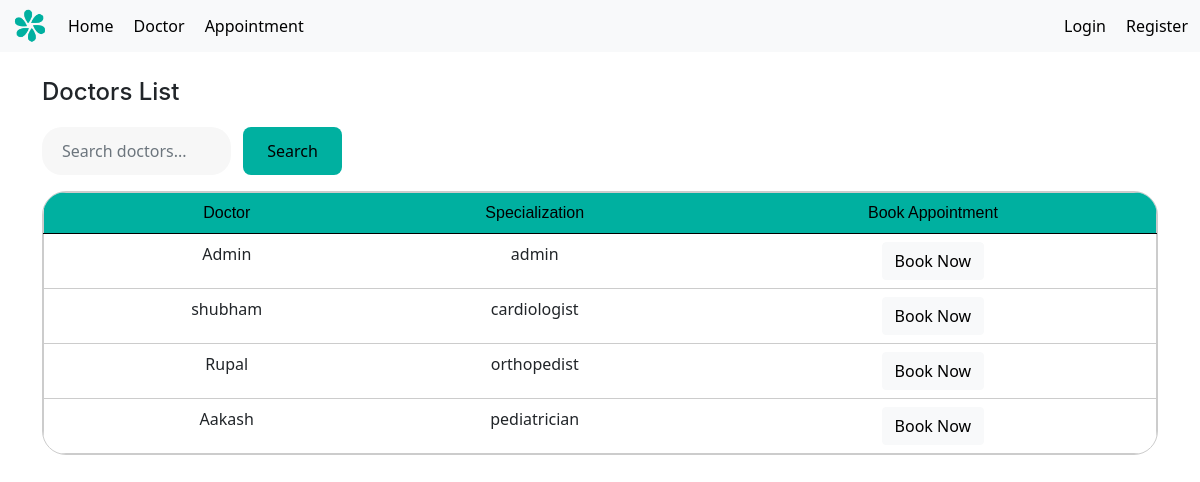
Before: /doctor_list with the older database file.
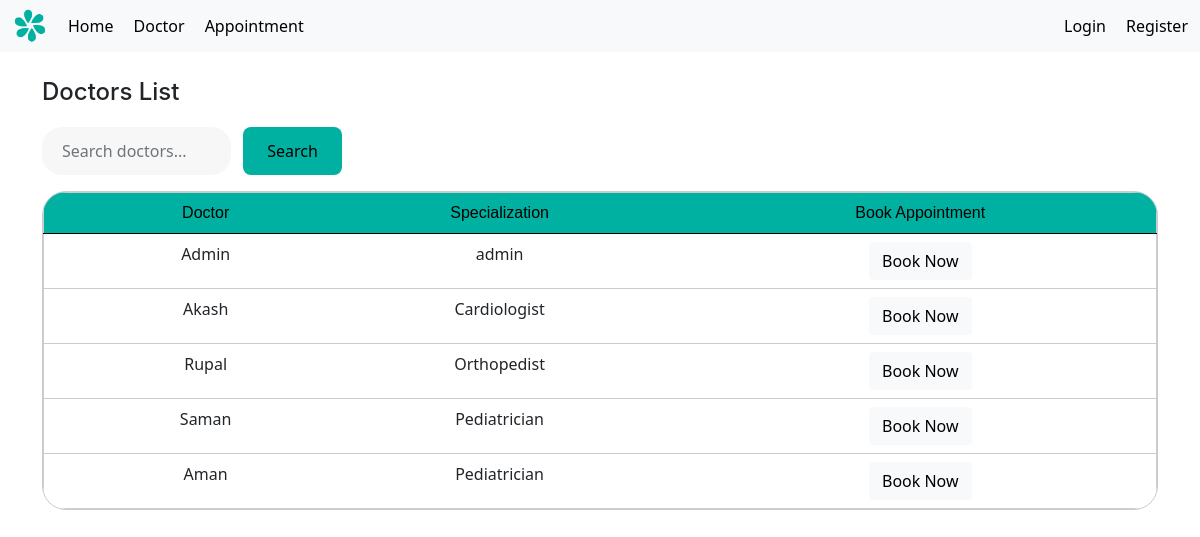
After: the same page with the newer database file.
### models.py (models this page shows, shortened)
class doctor(UserMixin, db.Model):
    id = db.Column(db.Integer, primary_key=True)
    username = db.Column(db.String(100), unique=True, nullable=False)
    password = db.Column(db.String(200), nullable=False)
    name = db.Column(db.String(100), nullable=False)
    specialization = db.Column(db.String(100), nullable=False)
    availability = db.Column(db.Date, nullable=True)
    timeSlots = db.relationship('timeSlot', back_populates='doctor', lazy=True)
    appointments = db.relationship('appointment', back_populates='doctor', lazy=True)
    is_admin = db.Column(db.Boolean, default=False)
    is_doctor = db.Column(db.Boolean, default=True)

### app.py (the view)
@app.route('/doctor_list', methods=['GET', 'POST'])
def Doctor():
        q = request.args.get("q", "")  # get search text, default empty
        if q:
            doctors = doctor.query.filter(
                (doctor.name.ilike(f"%{q}%")) |
                (doctor.specialization.ilike(f"%{q}%"))
            ).all()
        else:
            doctors = doctor.query.all()
        return render_template('doctor.html', doctors=doctors, q=q)

### app.py (called while the page is built)
@app.context_processor
def inject_user():
    return dict(current_user=current_user, request = request)

### templates/doctor.html (shortened to what this page needs)
{% extends 'layout.html' %}
{% block content %}
<h1 style="margin-bottom: 20px;">Doctors List</h1>
<form method="GET" class="mb-3" style="display:flex; gap:12px; width: 300px;">
    <input type="text" name="q"
           class="form-control"
           placeholder="Search doctors..."
           value="{{ q }}">
    <button class="btn btn-primary">Search</button>
</form>
<div class="flex-column mx-auto gap-16p" style = "align-items: center; display: flex">
<div style=" border: 1px solid #ccc; border-radius: 24px; width: 100%; overflow: clip;">
<table class="table" style="text-align: center; padding: 20px; border: 1px solid #ccc; margin-bottom: 0px;">
  <thead class="thead-darky">
    <tr>
        <th scope="col"></th>
        <th scope="col">Doctor</th>
        <th scope="col">Specialization</th>
        <th scope="col"> Book Appointment</th>
    </tr>
  </thead>
  <tbody>
      {% for d in doctors %}
      <tr class="table-row-link">
          <td><a href="{{ url_for('doctor_profile', doctor_id=d.id) }}"></a></td>
          <td><a href="{{ url_for('doctor_profile', doctor_id=d.id) }}">{{ d.name }}</a></td>
          <td><a href="{{ url_for('doctor_profile', doctor_id=d.id) }}">{{ d.specialization }}</a></td>
          <td>
              {% if not current_user.is_doctor and not current_user.is_admin %}
              <a href="{{ url_for('doctor_profile', doctor_id=d.id) }}">
                  <button type="button" class="btn-light btn">Book Now</button>
              </a>
              {% else %}
              N/A
              {% endif %}
      </tr>
      {% endfor %}
  </tbody>
</table>
</div>
</div>
{% endblock %}

Changed rows visible on the page:
changed doctor: name "shubham" → "Akash"; specialization "cardiologist" → "Cardiologist"
changed doctor "Rupal": specialization "orthopedist" → "Orthopedist"
changed doctor: name "Aakash" → "Saman"; specialization "pediatrician" → "Pediatrician"
added doctor: name "Aman", specialization "Pediatrician"
